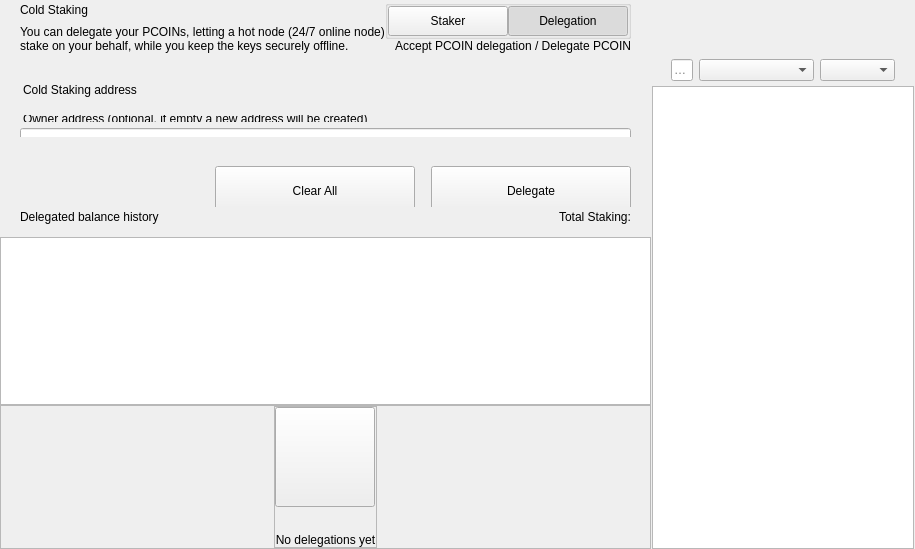
<?xml version="1.0" encoding="UTF-8"?>
<ui version="4.0">
 <class>ColdStakingWidget</class>
 <widget class="QWidget" name="ColdStakingWidget">
  <property name="geometry">
   <rect>
    <x>0</x>
    <y>0</y>
    <width>629</width>
    <height>549</height>
   </rect>
  </property>
  <property name="windowTitle">
   <string notr="true">N/A</string>
  </property>
  <layout class="QHBoxLayout" name="horizontalLayout_1" stretch="2,1">
   <property name="spacing">
    <number>0</number>
   </property>
   <property name="leftMargin">
    <number>0</number>
   </property>
   <property name="topMargin">
    <number>0</number>
   </property>
   <property name="rightMargin">
    <number>0</number>
   </property>
   <property name="bottomMargin">
    <number>0</number>
   </property>
   <item>
    <widget class="QWidget" name="left" native="true">
     <layout class="QVBoxLayout" name="verticalLayout_3">
      <property name="leftMargin">
       <number>0</number>
      </property>
      <property name="topMargin">
       <number>0</number>
      </property>
      <property name="rightMargin">
       <number>0</number>
      </property>
      <property name="bottomMargin">
       <number>0</number>
      </property>
      <item>
       <layout class="QVBoxLayout" name="verticalLayout_2">
        <property name="spacing">
         <number>0</number>
        </property>
        <item>
         <layout class="QVBoxLayout" name="verticalLayoutTop">
          <property name="spacing">
           <number>0</number>
          </property>
          <property name="leftMargin">
           <number>0</number>
          </property>
          <property name="rightMargin">
           <number>0</number>
          </property>
          <item>
           <widget class="QWidget" name="containerTitle" native="true">
            <property name="sizePolicy">
             <sizepolicy hsizetype="Preferred" vsizetype="Minimum">
              <horstretch>0</horstretch>
              <verstretch>0</verstretch>
             </sizepolicy>
            </property>
            <property name="maximumSize">
             <size>
              <width>16777215</width>
              <height>100</height>
             </size>
            </property>
            <layout class="QHBoxLayout" name="containerTitleLayout">
             <property name="spacing">
              <number>0</number>
             </property>
             <property name="leftMargin">
              <number>20</number>
             </property>
             <property name="topMargin">
              <number>0</number>
             </property>
             <property name="rightMargin">
              <number>20</number>
             </property>
             <property name="bottomMargin">
              <number>0</number>
             </property>
             <item>
              <layout class="QVBoxLayout" name="verticalLayout11">
               <property name="spacing">
                <number>5</number>
               </property>
               <item>
                <widget class="QLabel" name="labelTitle">
                 <property name="text">
                  <string>Cold Staking</string>
                 </property>
                </widget>
               </item>
               <item>
                <widget class="QLabel" name="labelSubtitle1">
                 <property name="maximumSize">
                  <size>
                   <width>16777215</width>
                   <height>16777215</height>
                  </size>
                 </property>
                 <property name="text">
                  <string>You can delegate your PCOINs, letting a hot node (24/7 online node)
stake on your behalf, while you keep the keys securely offline.</string>
                 </property>
                </widget>
               </item>
              </layout>
             </item>
             <item>
              <spacer name="horizontalSpacer">
               <property name="orientation">
                <enum>Qt::Horizontal</enum>
               </property>
               <property name="sizeHint" stdset="0">
                <size>
                 <width>40</width>
                 <height>20</height>
                </size>
               </property>
              </spacer>
             </item>
             <item>
              <widget class="QWidget" name="containerViewPrivacyChecks" native="true">
               <layout class="QVBoxLayout" name="containerPrivacyChecks">
                <property name="spacing">
                 <number>0</number>
                </property>
                <property name="leftMargin">
                 <number>0</number>
                </property>
                <property name="topMargin">
                 <number>0</number>
                </property>
                <property name="rightMargin">
                 <number>0</number>
                </property>
                <property name="bottomMargin">
                 <number>0</number>
                </property>
                <item alignment="Qt::AlignHCenter|Qt::AlignVCenter">
                 <widget class="QGroupBox" name="groupBox">
                  <property name="title">
                   <string/>
                  </property>
                  <layout class="QHBoxLayout" name="horizontalLayout_2_1">
                   <property name="spacing">
                    <number>0</number>
                   </property>
                   <property name="leftMargin">
                    <number>0</number>
                   </property>
                   <property name="topMargin">
                    <number>0</number>
                   </property>
                   <property name="rightMargin">
                    <number>0</number>
                   </property>
                   <property name="bottomMargin">
                    <number>0</number>
                   </property>
                   <item>
                    <widget class="QPushButton" name="pushLeft">
                     <property name="minimumSize">
                      <size>
                       <width>120</width>
                       <height>30</height>
                      </size>
                     </property>
                     <property name="maximumSize">
                      <size>
                       <width>120</width>
                       <height>30</height>
                      </size>
                     </property>
                     <property name="focusPolicy">
                      <enum>Qt::NoFocus</enum>
                     </property>
                     <property name="text">
                      <string>Staker</string>
                     </property>
                     <property name="checkable">
                      <bool>true</bool>
                     </property>
                     <property name="autoExclusive">
                      <bool>true</bool>
                     </property>
                    </widget>
                   </item>
                   <item>
                    <widget class="QPushButton" name="pushRight">
                     <property name="minimumSize">
                      <size>
                       <width>120</width>
                       <height>30</height>
                      </size>
                     </property>
                     <property name="maximumSize">
                      <size>
                       <width>120</width>
                       <height>30</height>
                      </size>
                     </property>
                     <property name="focusPolicy">
                      <enum>Qt::NoFocus</enum>
                     </property>
                     <property name="text">
                      <string>Delegation</string>
                     </property>
                     <property name="checkable">
                      <bool>true</bool>
                     </property>
                     <property name="checked">
                      <bool>true</bool>
                     </property>
                     <property name="autoExclusive">
                      <bool>true</bool>
                     </property>
                    </widget>
                   </item>
                  </layout>
                 </widget>
                </item>
                <item alignment="Qt::AlignTop">
                 <widget class="QLabel" name="labelSubtitle2">
                  <property name="text">
                   <string>Accept PCOIN delegation / Delegate PCOIN</string>
                  </property>
                  <property name="alignment">
                   <set>Qt::AlignRight|Qt::AlignTrailing|Qt::AlignVCenter</set>
                  </property>
                 </widget>
                </item>
               </layout>
              </widget>
             </item>
            </layout>
           </widget>
          </item>
          <item>
           <spacer name="verticalSpacer_2">
            <property name="orientation">
             <enum>Qt::Vertical</enum>
            </property>
            <property name="sizeType">
             <enum>QSizePolicy::Fixed</enum>
            </property>
            <property name="sizeHint" stdset="0">
             <size>
              <width>20</width>
              <height>30</height>
             </size>
            </property>
           </spacer>
          </item>
          <item>
           <widget class="QWidget" name="containerSend" native="true">
            <property name="minimumSize">
             <size>
              <width>0</width>
              <height>50</height>
             </size>
            </property>
            <layout class="QVBoxLayout" name="containerSendRow">
             <property name="spacing">
              <number>6</number>
             </property>
             <property name="leftMargin">
              <number>0</number>
             </property>
             <property name="topMargin">
              <number>0</number>
             </property>
             <property name="rightMargin">
              <number>0</number>
             </property>
             <property name="bottomMargin">
              <number>0</number>
             </property>
             <item>
              <widget class="QLabel" name="labelEditTitle">
               <property name="maximumSize">
                <size>
                 <width>16777215</width>
                 <height>30</height>
                </size>
               </property>
               <property name="styleSheet">
                <string notr="true">padding-left:20px; padding-bottom:3px;</string>
               </property>
               <property name="text">
                <string>Cold Staking address</string>
               </property>
              </widget>
             </item>
             <item>
              <spacer name="verticalSpacer_6">
               <property name="orientation">
                <enum>Qt::Vertical</enum>
               </property>
               <property name="sizeType">
                <enum>QSizePolicy::Fixed</enum>
               </property>
               <property name="sizeHint" stdset="0">
                <size>
                 <width>20</width>
                 <height>9</height>
                </size>
               </property>
              </spacer>
             </item>
             <item>
              <widget class="QWidget" name="containerOwner" native="true">
               <layout class="QVBoxLayout" name="vContainerOwner">
                <property name="spacing">
                 <number>4</number>
                </property>
                <property name="leftMargin">
                 <number>20</number>
                </property>
                <property name="topMargin">
                 <number>0</number>
                </property>
                <property name="rightMargin">
                 <number>20</number>
                </property>
                <property name="bottomMargin">
                 <number>0</number>
                </property>
                <item>
                 <widget class="QLabel" name="labelSubtitleDescription">
                  <property name="maximumSize">
                   <size>
                    <width>16777215</width>
                    <height>20</height>
                   </size>
                  </property>
                  <property name="styleSheet">
                   <string notr="true">margin-bottom:2px;
                   margin-left:0.05px;
                   padding:0px;</string>
                  </property>
                  <property name="text">
                   <string>Owner address (optional, if empty a new address will be created)</string>
                  </property>
                 </widget>
                </item>
                <item>
                 <widget class="QLineEdit" name="lineEditOwnerAddress">
                  <property name="minimumSize">
                   <size>
                    <width>0</width>
                    <height>50</height>
                   </size>
                  </property>
                  <property name="maximumSize">
                   <size>
                    <width>16777215</width>
                    <height>50</height>
                   </size>
                  </property>
                  <property name="styleSheet">
                   <string notr="true"/>
                  </property>
                  <property name="placeholderText">
                   <string>Enter owner address</string>
                  </property>
                 </widget>
                </item>
               </layout>
              </widget>
             </item>
            </layout>
           </widget>
          </item>
         </layout>
        </item>
        <item>
         <spacer name="verticalSpacer_3">
          <property name="orientation">
           <enum>Qt::Vertical</enum>
          </property>
          <property name="sizeType">
           <enum>QSizePolicy::Minimum</enum>
          </property>
          <property name="sizeHint" stdset="0">
           <size>
            <width>20</width>
            <height>20</height>
           </size>
          </property>
         </spacer>
        </item>
        <item>
         <widget class="QWidget" name="containerBtn" native="true">
          <property name="minimumSize">
           <size>
            <width>0</width>
            <height>50</height>
           </size>
          </property>
          <layout class="QHBoxLayout" name="horizontalLayout">
           <property name="rightMargin">
            <number>20</number>
           </property>
           <item>
            <spacer name="horizontalSpacer_2">
             <property name="orientation">
              <enum>Qt::Horizontal</enum>
             </property>
             <property name="sizeHint" stdset="0">
              <size>
               <width>200</width>
               <height>20</height>
              </size>
             </property>
            </spacer>
           </item>
           <item>
            <layout class="QHBoxLayout" name="horizontalLayout_7">
             <item>
              <spacer name="horizontalSpacer_3">
               <property name="orientation">
                <enum>Qt::Horizontal</enum>
               </property>
               <property name="sizeType">
                <enum>QSizePolicy::Expanding</enum>
               </property>
               <property name="sizeHint" stdset="0">
                <size>
                 <width>40</width>
                 <height>20</height>
                </size>
               </property>
              </spacer>
             </item>
             <item>
              <widget class="QPushButton" name="pushButtonClear">
               <property name="minimumSize">
                <size>
                 <width>200</width>
                 <height>50</height>
                </size>
               </property>
               <property name="focusPolicy">
                <enum>Qt::NoFocus</enum>
               </property>
               <property name="text">
                <string>Clear All</string>
               </property>
              </widget>
             </item>
             <item>
              <spacer name="horizontalSpacer_4">
               <property name="orientation">
                <enum>Qt::Horizontal</enum>
               </property>
               <property name="sizeType">
                <enum>QSizePolicy::Fixed</enum>
               </property>
               <property name="sizeHint" stdset="0">
                <size>
                 <width>10</width>
                 <height>20</height>
                </size>
               </property>
              </spacer>
             </item>
             <item>
              <widget class="QPushButton" name="pushButtonSend">
               <property name="minimumSize">
                <size>
                 <width>200</width>
                 <height>50</height>
                </size>
               </property>
               <property name="maximumSize">
                <size>
                 <width>200</width>
                 <height>50</height>
                </size>
               </property>
               <property name="focusPolicy">
                <enum>Qt::NoFocus</enum>
               </property>
               <property name="text">
                <string>Delegate</string>
               </property>
              </widget>
             </item>
            </layout>
           </item>
          </layout>
         </widget>
        </item>
        <item>
         <widget class="QWidget" name="containerHistoryLabel" native="true">
          <layout class="QHBoxLayout" name="horizontalLayout_4">
           <property name="spacing">
            <number>0</number>
           </property>
           <property name="leftMargin">
            <number>20</number>
           </property>
           <property name="topMargin">
            <number>0</number>
           </property>
           <property name="rightMargin">
            <number>20</number>
           </property>
           <property name="bottomMargin">
            <number>0</number>
           </property>
           <item>
            <widget class="QWidget" name="verticalWidget" native="true">
             <property name="minimumSize">
              <size>
               <width>100</width>
               <height>0</height>
              </size>
             </property>
             <layout class="QVBoxLayout" name="verticalLayout_58">
              <property name="leftMargin">
               <number>0</number>
              </property>
              <property name="topMargin">
               <number>0</number>
              </property>
              <property name="rightMargin">
               <number>0</number>
              </property>
              <property name="bottomMargin">
               <number>0</number>
              </property>
              <item>
               <widget class="QLabel" name="labelListHistory">
                <property name="text">
                 <string>Delegated balance history</string>
                </property>
               </widget>
              </item>
             </layout>
            </widget>
           </item>
           <item>
            <spacer name="horizontalSpacer_5">
             <property name="orientation">
              <enum>Qt::Horizontal</enum>
             </property>
             <property name="sizeHint" stdset="0">
              <size>
               <width>40</width>
               <height>20</height>
              </size>
             </property>
            </spacer>
           </item>
           <item>
            <widget class="QLabel" name="labelStakingTotal">
             <property name="text">
              <string>Total Staking:</string>
             </property>
            </widget>
           </item>
          </layout>
         </widget>
        </item>
        <item>
         <layout class="QVBoxLayout" name="verticalLayout_64">
          <property name="spacing">
           <number>0</number>
          </property>
          <item>
           <spacer name="verticalSpacer_44">
            <property name="orientation">
             <enum>Qt::Vertical</enum>
            </property>
            <property name="sizeType">
             <enum>QSizePolicy::Fixed</enum>
            </property>
            <property name="sizeHint" stdset="0">
             <size>
              <width>20</width>
              <height>10</height>
             </size>
            </property>
           </spacer>
          </item>
          <item>
           <widget class="QListView" name="listView">
            <property name="enabled">
             <bool>true</bool>
            </property>
            <property name="mouseTracking">
             <bool>true</bool>
            </property>
           </widget>
          </item>
          <item>
           <widget class="QFrame" name="emptyContainer">
            <property name="minimumSize">
             <size>
              <width>0</width>
              <height>100</height>
             </size>
            </property>
            <property name="frameShape">
             <enum>QFrame::StyledPanel</enum>
            </property>
            <property name="frameShadow">
             <enum>QFrame::Raised</enum>
            </property>
            <layout class="QVBoxLayout" name="verticalLayout_71" stretch="1,8">
             <property name="spacing">
              <number>0</number>
             </property>
             <property name="leftMargin">
              <number>0</number>
             </property>
             <property name="topMargin">
              <number>0</number>
             </property>
             <property name="rightMargin">
              <number>0</number>
             </property>
             <property name="bottomMargin">
              <number>0</number>
             </property>
             <item>
              <spacer name="verticalSpacer">
               <property name="orientation">
                <enum>Qt::Vertical</enum>
               </property>
               <property name="sizeHint" stdset="0">
                <size>
                 <width>20</width>
                 <height>20</height>
                </size>
               </property>
              </spacer>
             </item>
             <item alignment="Qt::AlignHCenter|Qt::AlignVCenter">
              <widget class="QFrame" name="emptyScreen">
               <property name="sizePolicy">
                <sizepolicy hsizetype="Expanding" vsizetype="Expanding">
                 <horstretch>0</horstretch>
                 <verstretch>0</verstretch>
                </sizepolicy>
               </property>
               <property name="frameShape">
                <enum>QFrame::StyledPanel</enum>
               </property>
               <property name="frameShadow">
                <enum>QFrame::Raised</enum>
               </property>
               <layout class="QVBoxLayout" name="verticalLayout">
                <property name="spacing">
                 <number>30</number>
                </property>
                <property name="leftMargin">
                 <number>0</number>
                </property>
                <property name="topMargin">
                 <number>0</number>
                </property>
                <property name="rightMargin">
                 <number>0</number>
                </property>
                <property name="bottomMargin">
                 <number>0</number>
                </property>
                <item alignment="Qt::AlignHCenter|Qt::AlignVCenter">
                 <widget class="QPushButton" name="pushImgEmpty">
                  <property name="minimumSize">
                   <size>
                    <width>100</width>
                    <height>100</height>
                   </size>
                  </property>
                  <property name="maximumSize">
                   <size>
                    <width>100</width>
                    <height>100</height>
                   </size>
                  </property>
                  <property name="focusPolicy">
                   <enum>Qt::NoFocus</enum>
                  </property>
                  <property name="text">
                   <string/>
                  </property>
                  <property name="iconSize">
                   <size>
                    <width>100</width>
                    <height>100</height>
                   </size>
                  </property>
                 </widget>
                </item>
                <item alignment="Qt::AlignHCenter|Qt::AlignVCenter">
                 <widget class="QLabel" name="labelEmpty">
                  <property name="styleSheet">
                   <string notr="true"/>
                  </property>
                  <property name="text">
                   <string>No delegations yet</string>
                  </property>
                  <property name="alignment">
                   <set>Qt::AlignCenter</set>
                  </property>
                 </widget>
                </item>
               </layout>
              </widget>
             </item>
            </layout>
           </widget>
          </item>
         </layout>
        </item>
       </layout>
      </item>
     </layout>
    </widget>
   </item>
   <item>
    <widget class="QWidget" name="right" native="true">
     <layout class="QVBoxLayout" name="rightContainer">
      <property name="spacing">
       <number>0</number>
      </property>
      <property name="leftMargin">
       <number>1</number>
      </property>
      <property name="topMargin">
       <number>0</number>
      </property>
      <property name="rightMargin">
       <number>1</number>
      </property>
      <property name="bottomMargin">
       <number>0</number>
      </property>
      <item>
       <widget class="QWidget" name="containerRightButtons" native="true">
        <property name="minimumSize">
         <size>
          <width>0</width>
          <height>50</height>
         </size>
        </property>
        <layout class="QVBoxLayout" name="verticalLayout_4">
         <property name="leftMargin">
          <number>19</number>
         </property>
         <property name="topMargin">
          <number>0</number>
         </property>
         <property name="rightMargin">
          <number>19</number>
         </property>
         <property name="bottomMargin">
          <number>0</number>
         </property>
         <item>
          <widget class="OptionButton" name="btnCoinControl" native="true">
           <property name="minimumSize">
            <size>
             <width>0</width>
             <height>0</height>
            </size>
           </property>
          </widget>
         </item>
         <item>
          <widget class="OptionButton" name="btnColdStaking" native="true"/>
         </item>
         <item>
          <widget class="OptionButton" name="btnMyStakingAddresses" native="true">
           <property name="sizePolicy">
            <sizepolicy hsizetype="Preferred" vsizetype="Minimum">
             <horstretch>0</horstretch>
             <verstretch>0</verstretch>
            </sizepolicy>
           </property>
          </widget>
         </item>
        </layout>
       </widget>
      </item>
      <item>
       <widget class="QWidget" name="sortWidget" native="true">
        <layout class="QHBoxLayout" name="horizontalLayout_6">
         <property name="leftMargin">
          <number>19</number>
         </property>
         <property name="rightMargin">
          <number>19</number>
         </property>
         <property name="bottomMargin">
          <number>5</number>
         </property>
           <item>
            <widget class="QLineEdit" name="lineEditFilter">
             <property name="sizePolicy">
              <sizepolicy hsizetype="Expanding" vsizetype="Fixed">
               <horstretch>0</horstretch>
               <verstretch>0</verstretch>
              </sizepolicy>
             </property>
             <property name="minimumSize">
              <size>
               <width>0</width>
               <height>0</height>
              </size>
             </property>
             <property name="contextMenuPolicy">
              <enum>Qt::DefaultContextMenu</enum>
             </property>
             <property name="acceptDrops">
              <bool>false</bool>
             </property>
             <property name="maxLength">
              <number>40</number>
             </property>
             <property name="placeholderText">
              <string>Filter</string>
             </property>
            </widget>
           </item>
         <item>
          <spacer name="horizontalSpacer_6">
           <property name="orientation">
            <enum>Qt::Horizontal</enum>
           </property>
           <property name="sizeType">
              <enum>QSizePolicy::Preferred</enum>
           </property>
           <property name="sizeHint" stdset="0">
            <size>
             <width>20</width>
             <height>20</height>
            </size>
           </property>
          </spacer>
         </item>
         <item>
          <widget class="QComboBox" name="comboBoxSort">
           <property name="sizePolicy">
            <sizepolicy hsizetype="Preferred" vsizetype="Fixed">
             <horstretch>0</horstretch>
             <verstretch>0</verstretch>
            </sizepolicy>
           </property>
           <property name="minimumSize">
            <size>
             <width>115</width>
             <height>0</height>
            </size>
           </property>
          </widget>
         </item>
         <item>
          <widget class="QComboBox" name="comboBoxSortOrder">
           <property name="sizePolicy">
            <sizepolicy hsizetype="Preferred" vsizetype="Fixed">
             <horstretch>0</horstretch>
             <verstretch>0</verstretch>
            </sizepolicy>
           </property>
           <property name="minimumSize">
            <size>
             <width>75</width>
             <height>0</height>
            </size>
           </property>
          </widget>
         </item>
        </layout>
       <zorder>comboBoxSort</zorder>
       <zorder>comboBoxSortOrder</zorder>
       <zorder>lineEditFilter</zorder>
       </widget>
      </item>
      <item>
       <widget class="QListView" name="listViewStakingAddress">
        <property name="enabled">
         <bool>true</bool>
        </property>
        <property name="mouseTracking">
         <bool>true</bool>
        </property>
       </widget>
      </item>
     </layout>
    </widget>
   </item>
  </layout>
 </widget>
 <customwidgets>
  <customwidget>
   <class>OptionButton</class>
   <extends>QWidget</extends>
   <header>qt/pcoin/optionbutton.h</header>
   <container>1</container>
  </customwidget>
 </customwidgets>
 <resources/>
 <connections/>
</ui>
